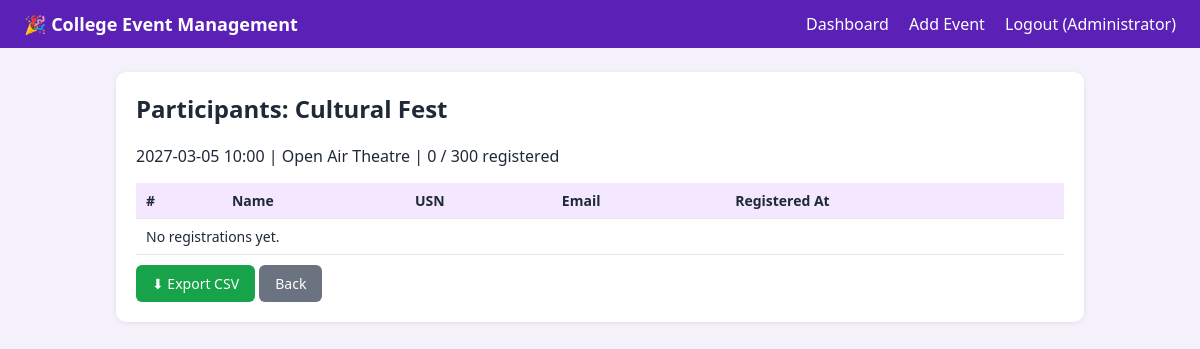
Page /admin/event/2/participants (signed in) on the committed database.
### tables this page shows
CREATE TABLE events(
    id INTEGER PRIMARY KEY AUTOINCREMENT,
    title TEXT NOT NULL,
    description TEXT,
    category TEXT NOT NULL,
    venue TEXT NOT NULL,
    event_date TEXT NOT NULL,
    event_time TEXT NOT NULL,
    capacity INTEGER NOT NULL DEFAULT 100,
    created_at TEXT NOT NULL
);

### app.py (the view)
@app.route("/admin/event/<int:event_id>/participants")
@login_required("admin")
def participants(event_id):
    ev = get_db().execute("SELECT * FROM events WHERE id=?", (event_id,)).fetchone()
    if not ev:
        flash("Event not found.", "error")
        return redirect(url_for("admin_dashboard"))
    return render_template("participants.html", event=ev, rows=_participants(event_id))

### app.py (called while the page is built)
def get_db():
    if "db" not in g:
        g.db = sqlite3.connect(DB_PATH)
        g.db.row_factory = sqlite3.Row
        g.db.execute("PRAGMA foreign_keys = ON")
    return g.db

def login_required(role=None):
    def deco(f):
        @wraps(f)
        def wrapper(*a, **kw):
            if "user_id" not in session:
                flash("Please log in first.", "error")
                return redirect(url_for("login"))
            if role and session.get("role") != role:
                flash("Access denied.", "error")
                return redirect(url_for("index"))
            return f(*a, **kw)
        return wrapper
    return deco

def _participants(event_id):
    return get_db().execute("""SELECT u.name, u.usn, u.email, r.registered_at FROM registrations r
                               JOIN users u ON u.id=r.user_id WHERE r.event_id=?
                               ORDER BY r.registered_at""", (event_id,)).fetchall()

### templates/participants.html
{% extends "base.html" %}{% block content %}
<div class="card"><h2>Participants: {{ event.title }}</h2>
<p>{{ event.event_date }} {{ event.event_time }} | {{ event.venue }} | {{ rows|length }} / {{ event.capacity }} registered</p>
<div class="table-wrap"><table>
  <tr><th>#</th><th>Name</th><th>USN</th><th>Email</th><th>Registered At</th></tr>
  {% for r in rows %}<tr><td>{{ loop.index }}</td><td>{{ r.name }}</td><td>{{ r.usn }}</td><td>{{ r.email }}</td><td>{{ r.registered_at }}</td></tr>
  {% else %}<tr><td colspan="5">No registrations yet.</td></tr>{% endfor %}
</table></div>
<a class="btn green" href="{{ url_for('export_participants', event_id=event.id) }}">⬇ Export CSV</a>
<a class="btn gray" href="{{ url_for('admin_dashboard') }}">Back</a></div>
{% endblock %}

### static/style.css (style rules this page uses)
* { box-sizing:border-box }
body { margin:0;font-family:Segoe UI,Arial,sans-serif;background:#f4f1fa;color:#1f2937 }
.card { background:#fff;border-radius:10px;padding:20px;margin-bottom:20px;box-shadow:0 1px 4px rgba(0,0,0,.08) }
h1,h2,h3 { margin-top:0 }
button,.btn { background:#7c3aed;color:#fff;border:0;padding:9px 16px;border-radius:6px;cursor:pointer;text-decoration:none;display:inline-block;font-size:14px;margin-top:10px }
.btn.green { background:#16a34a }
.btn.gray { background:#6b7280 }
table { width:100%;border-collapse:collapse;font-size:14px }
th,td { padding:8px 10px;border-bottom:1px solid #e5e7eb;text-align:left;vertical-align:top }
th { background:#f3e8ff }
.table-wrap { overflow-x:auto }

### rows in the picture
events: title "Cultural Fest", event_date "2027-03-05", event_time "10:00", venue "Open Air Theatre", capacity "300"

### other values in the picture
{{ session.name }} "Administrator"
{{ rows|length }} "0"
